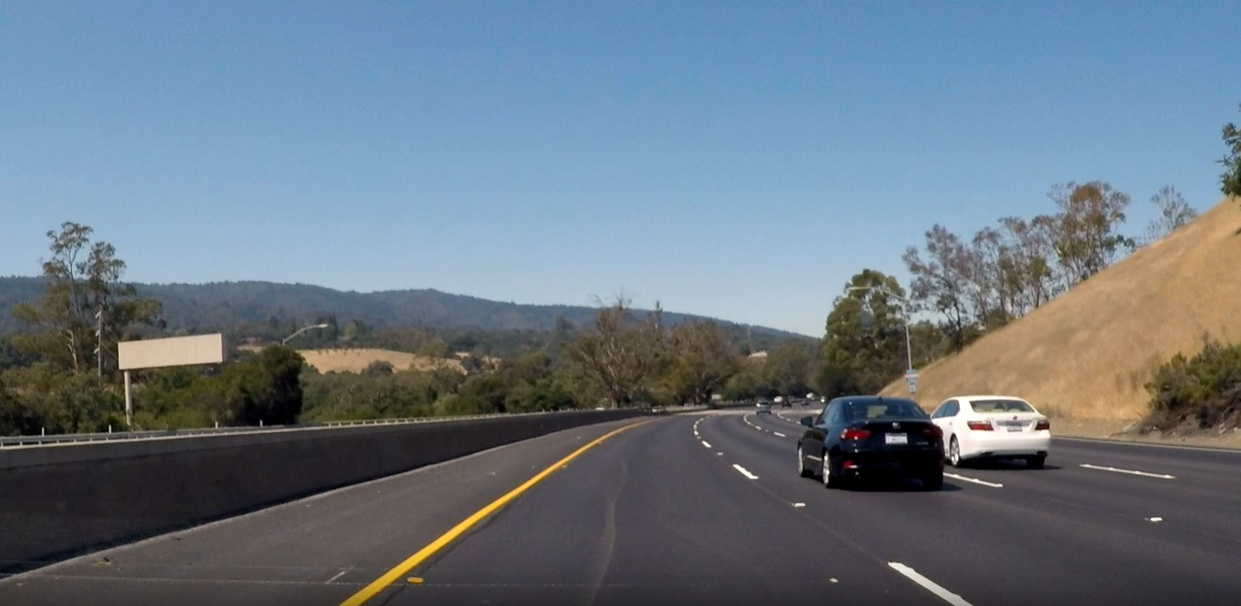
#> input picture input.jpg, 1241 x 606 px
$ python generate_rgb.py
#> lines starting #> are read from the running program, lines starting #| are printed output that depends on the picture
import cv2
import numpy as np

# === CONFIG ===
image_path = "input.jpg"         # Input image path
output_path = "input.rgb"       # Raw RGB output file
width, height = 1280, 720       # Must match the size expected by your FPGA kernel

# === Load and resize image ===
img = cv2.imread(image_path)
#> img is the input picture: shape (606, 1241, 3); mean B, G, R 130.9, 118.8, 105.3
if img is None:
    raise FileNotFoundError(f"Cannot load image: {image_path}")

img = cv2.resize(img, (width, height))
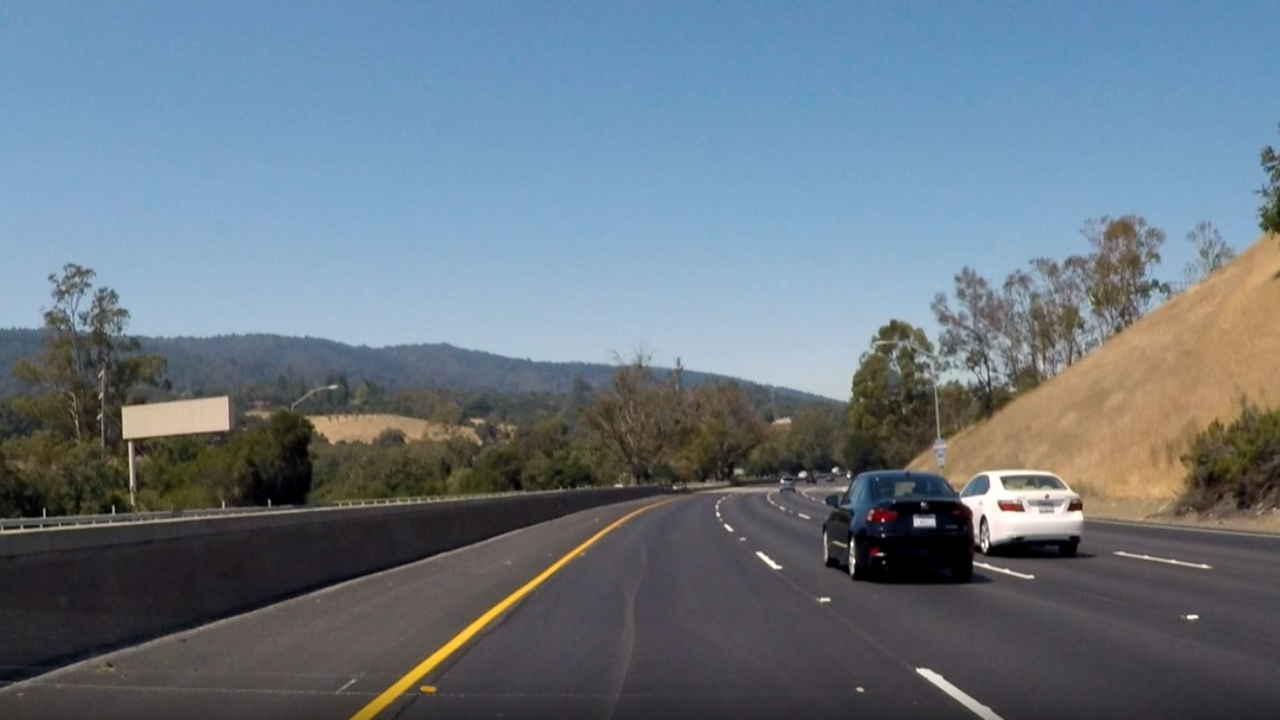
#> img: shape (720, 1280, 3); mean B, G, R 130.8, 118.7, 105.2

# === Convert to raw RGB and save ===
img_rgb = cv2.cvtColor(img, cv2.COLOR_BGR2RGB)  # Optional: RGB vs BGR
img_rgb.tofile(output_path)

print(f"Saved {width}x{height} RGB image as {output_path}")
